Frame 1 (no input): blank canvas, image omitted
Frame 60 (no input): blank canvas, image omitted
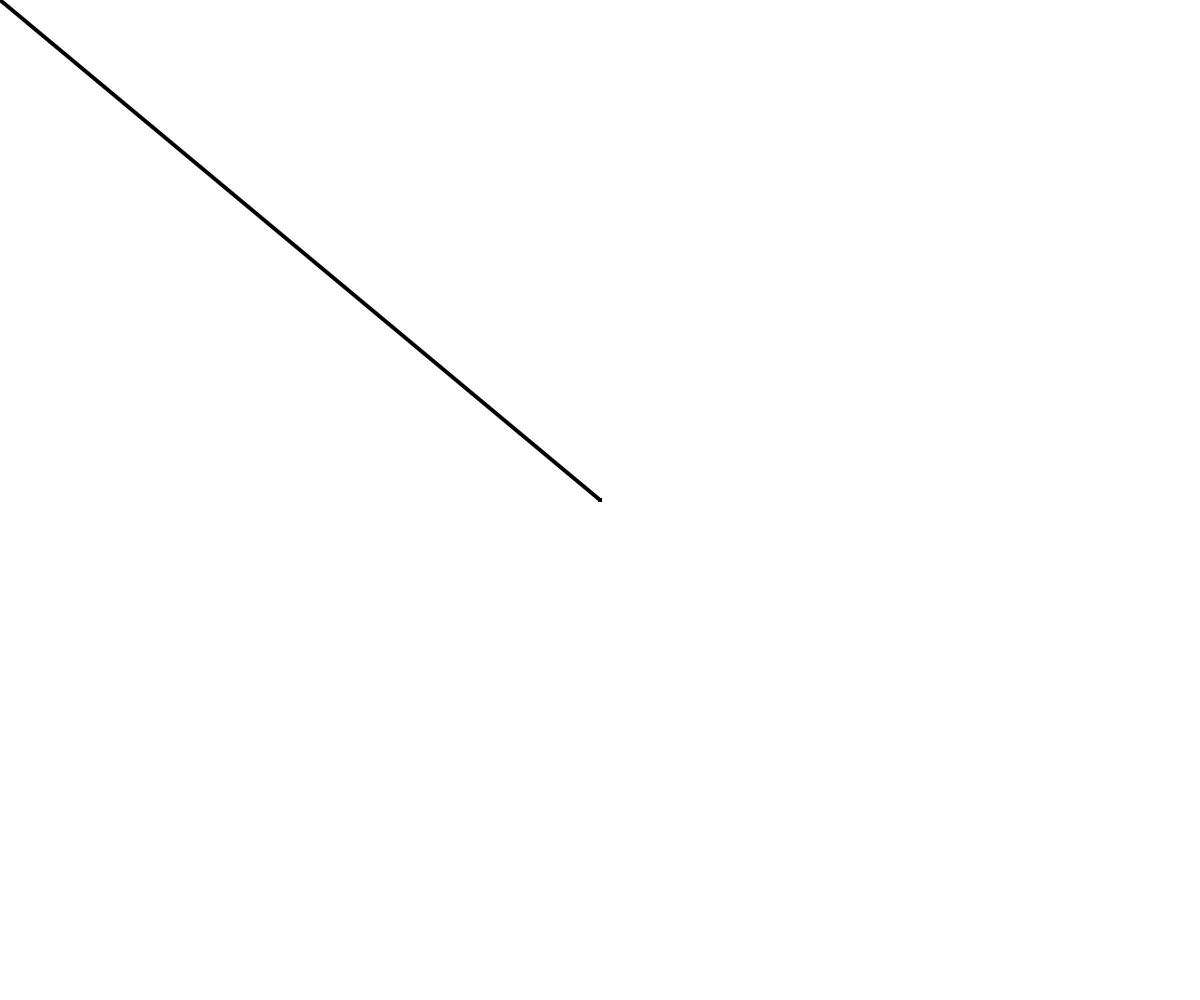
Frame 120 (the mouse pressed at the canvas centre since frame 60)

The p5.js sketch whose frames 1 and 60 were blank and that drew this single picture after the mouse press (run headless with seeded random() and noise() and a simulated clock; from frame 60 on, the mouse is pressed at the canvas centre):

// p5.js sketch
// ── sketch.js
function setup(){
    var c=createCanvas(windowWidth,windowHeight);
    c.position(0,0);
    clear();
}

function draw(){
    stroke(0);
    strokeWeight(4);
    if(mouseIsPressed){
        line(mouseX,mouseY,pmouseX,pmouseY);
    }
}
